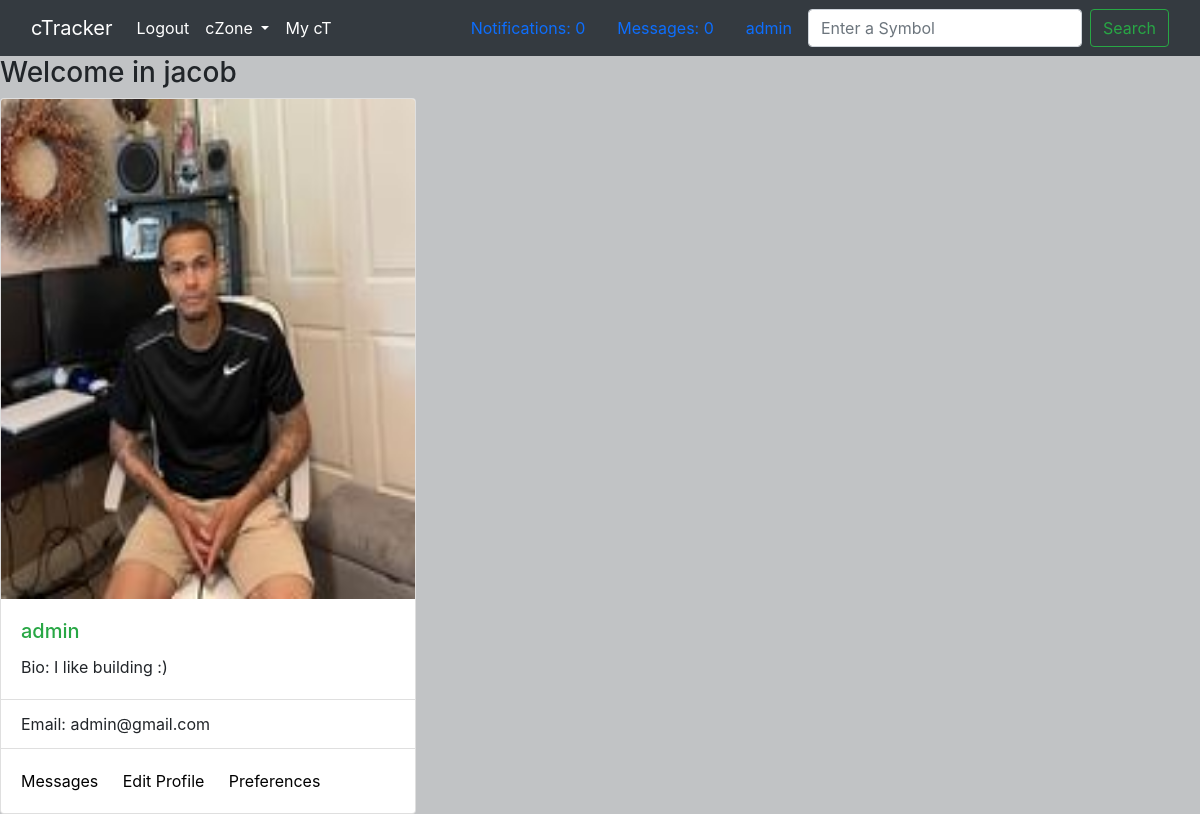
Page /profile/1/ (signed in) on the committed database.
### member/models.py (models this page shows, shortened)
class Member(AbstractUser):
    def __str__(self):
        return self.username

class MemberProfile(models.Model):
    member = models.OneToOneField(Member, on_delete=models.CASCADE)
    first_name = models.CharField(
        max_length=150,
        blank=True,
        null=True,
    )
    last_name = models.CharField(
        max_length=150,
        blank=True,
        null=True,
    )
    profile_picture = models.ImageField(
        upload_to="images/",
        max_length=100,
        default="images/default_profile_picture.jpeg",
    )
    bio = models.TextField(_("bio"), null=True, blank=True)
    is_new = models.BooleanField(
        _("new status"),
        default=True,
    )
    created_at = models.DateTimeField(default=timezone.now())

### member/views.py (the view, shortened to what this page needs)
# urls.py: path("profile/<int:id>/", member_views.MemberView.as_view(), name="profile"),
class MemberView(View):
    def get(self, request, id):
        signed_in_member = request.user
        message_count = get_new_messages_count(signed_in_member)
        notification_count = get_notifications_count(signed_in_member)
        target_member = Member.objects.get(id=id)
        print(target_member)
        try:
            profile = MemberProfile.objects.get(member=target_member)
        except Exception as err:
            print(err)
            profile = None
        template = "profile.html"
        print(target_member)
        context = {
            "signed_in_member": signed_in_member,
            "target_member": target_member,
            "profile": profile,
            "message_count": message_count,
            "notification_count": notification_count,
        }
        return render(request, template, context)

### messaging/views.py (called while the page is built)
def get_new_messages_count(logged_in_member):
    signed_in_member = logged_in_member
    member_messages = Message.objects.filter(
        Q(recipient=signed_in_member) & Q(is_new=True)
    )
    messages_count = len(member_messages)
    return messages_count

def get_notifications_count(logged_in_member):
    signed_in_member = logged_in_member
    new_member_notifications = MessageNotification.objects.filter(
        Q(member_notified=signed_in_member) & Q(is_new=True)
    )
    return len(new_member_notifications)

### templates/profile.html (shortened to what this page needs)
{% extends 'base.html' %} {% load static %}
    {% block content %}
    <body>
      {% if target_member == signed_in_member %}
      <div class='profile-container'>
        <h3>Welcome in {{ profile.first_name }} </h3>
        <div class="card" style="width: 26rem;">
        {% if profile.profile_picture.url %}
          <img src="{{ profile.profile_picture.url }}" class="card-img-top" alt="photo of user">
          {% endif %}
          <div class="card-body">
            <h5 class="card-title">{{ target_member }}</h5>
            {% if profile.bio %}
            <p class="card-text">Bio: {{ profile.bio }}</p>
            {% endif %}
          </div>
          <ul class="list-group list-group-flush">
            {% if target_member.email %}
            <li class="list-group-item">Email: {{ target_member.email }}</li>
            {% else %}
            <p class="card-text">User does not have a email yet</p>
            {% endif %}
          </ul>
          <div class="card-body">
            <a href="/my-messages/{{signed_in_member.id}}/" class="card-link">Messages</a>
            {% if profile %}
            <a href="/edit_account/{{signed_in_member.id}}/" class="card-link">Edit Profile</a>
            {% else %}
            <a href="/createprofile/" class="card-link">Create Profile</a>
            {% endif %}
            <a href="#" class="card-link">Preferences</a>
          </div>
        </div>
        </div>
        {% endif %}
    </body>
    {% endblock %}

### templates/base.html (shortened to what this page needs)
{% load static %}
<!DOCTYPE html>
<html lang="en">
  <head>
    <link
      href="https://cdn.jsdelivr.net/npm/bootstrap@5.1.0/dist/css/bootstrap.min.css"
      rel="stylesheet"
    />
    <link
      href="//maxcdn.bootstrapcdn.com/bootstrap/4.1.1/css/bootstrap.min.css"
      rel="stylesheet"
      id="bootstrap-css"
    />
     <link
      rel="stylesheet"
      type="text/css"
      href="{% static 'css/style.css' %}"
    />
  </head>
  <body>
    {% if signed_in_member.username %}
    <nav class="navbar navbar-expand-lg navbar-dark bg-dark">
      <div class="container-fluid">
        <a class="navbar-brand" href="/home/">cTracker</a>
        <div class="collapse navbar-collapse" id="navbarSupportedContent">
          <ul class="navbar-nav me-auto mb-2 mb-lg-0">
            <li class="nav-item">
                <a class="nav-link active" aria-current="page" href="/logout/">Logout</a>
              </li>
            <li class="nav-item dropdown">
              <a
                class="nav-link active dropdown-toggle"
                href="#"
                id="navbarDropdown"
                role="button"
                data-bs-toggle="dropdown"
                aria-expanded="false"
              >
                cZone
              </a>
            </li>
            <li class="nav-item">
                <a class="nav-link active" aria-current="page" href="/my-ct/">My cT</a>
              </li>
          </ul>
          <a class="nav-link active" aria-current="page" href="/my-notifications/{{signed_in_member.id}}/">Notifications: {{ notification_count }}</a>
          <a class="nav-link active" aria-current="page" href="/my-messages/{{signed_in_member.id}}/">Messages: {{ message_count }}</a>
          <a class="nav-link active" aria-current="page" href="/profile/{{signed_in_member.id}}/">{{signed_in_member.username}}</a>
          <form class="d-flex">
            <input
              class="form-control me-2"
              type="search"
              placeholder="Enter a Symbol"
              aria-label="Search"
            />
            <button class="btn btn-outline-success" type="submit">
              Search
            </button>
          </form>
        </div>
      </div>
    </nav>
      {% endif %}
    {% block content %} {% endblock %}
  </body>
</html>

### static/css/style.css (style rules this page uses)
html { background-color: #343a404d; height: auto; }
body { background-color: initial; height: fit-content; }
img, .carousel-inner, .carousel-item { height: 500px; width: 100%; }
.carousel-item, h5 { color: #28a745; }
a { text-decoration: none; color: black; }
form { font-size: 30px; }
input { font-size: 30px; width: 300px; background-image: inherit; }

### rows in the picture
Member: username "admin", email "admin@gmail.com"
MemberProfile: first_name "jacob", profile_picture (picture), bio "I like building :)"

### other values in the picture
{{ notification_count }} "0"
{{ message_count }} "0"
